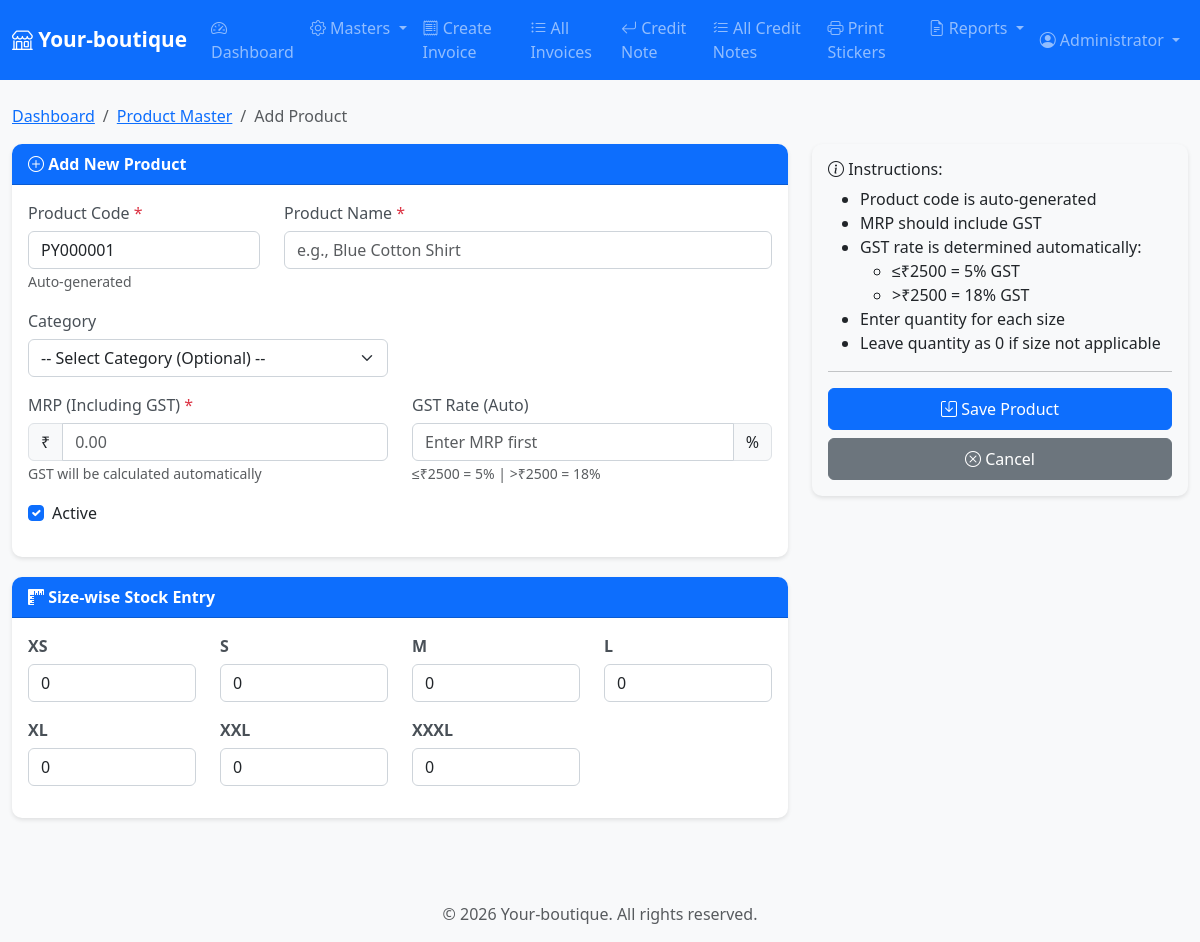
The app's page /modules/products/OLD_add.php (signed in) with its own data.
### tables this page shows
CREATE TABLE IF NOT EXISTS sizes (
    id INT PRIMARY KEY AUTO_INCREMENT,
    size_name VARCHAR(20) UNIQUE NOT NULL,
    sort_order INT DEFAULT 0,
    is_active TINYINT(1) DEFAULT 1,
    created_at TIMESTAMP DEFAULT CURRENT_TIMESTAMP
);

### config/functions.php (called while the page is built, shortened)
<?php
function generateProductCode($conn) {
    $sql = "SELECT product_code FROM products ORDER BY id DESC LIMIT 1";
    $result = $conn->query($sql);
    if ($result && $result->num_rows > 0) {
        $row = $result->fetch_assoc();
        $lastCode = $row['product_code'];
        $number = intval(substr($lastCode, 2));
        $newNumber = $number + 1;
    } else {
        $newNumber = 1;
    }
    return 'PY' . str_pad($newNumber, 6, '0', STR_PAD_LEFT);
}
?>

### modules/products/OLD_add.php (the view, shortened to what this page needs)
<?php
require_once __DIR__ . '/../../includes/header.php';
$nextCode = generateProductCode($conn);
$sizesResult = $conn->query("SELECT * FROM sizes WHERE is_active = 1 ORDER BY sort_order ASC");
$sizes = [];
while ($row = $sizesResult->fetch_assoc()) {
    $sizes[] = $row;
}
?>
<div class="row">
    <div class="col-12">
        <nav aria-label="breadcrumb">
            <ol class="breadcrumb">
                <li class="breadcrumb-item"><a href="/dashboard.php">Dashboard</a></li>
                <li class="breadcrumb-item"><a href="list.php">Product Master</a></li>
                <li class="breadcrumb-item active">Add Product</li>
            </ol>
        </nav>
    </div>
</div>
<form method="POST" action="">
    <div class="row">
        <div class="col-md-8">
            <div class="card">
                <div class="card-header">
                    <i class="bi bi-plus-circle"></i> Add New Product
                </div>
                <div class="card-body">
                    <div class="row">
                        <div class="col-md-4 mb-3">
                            <label for="product_code" class="form-label">Product Code <span class="text-danger">*</span></label>
                            <input type="text" class="form-control" id="product_code" name="product_code"
                                   value="<?php echo $nextCode; ?>" readonly>
                            <small class="text-muted">Auto-generated</small>
                        </div>
                        <div class="col-md-8 mb-3">
                            <label for="product_name" class="form-label">Product Name <span class="text-danger">*</span></label>
                            <input type="text" class="form-control" id="product_name" name="product_name"
                                   placeholder="e.g., Blue Cotton Shirt" required autofocus>
                        </div>
                    </div>
                    <div class="row">
                        <div class="col-md-6 mb-3">
                            <label for="category_id" class="form-label">Category</label>
                            <select class="form-select" id="category_id" name="category_id">
                                <option value="0">-- Select Category (Optional) --</option>
                            </select>
                        </div>
                    </div>
                    <div class="row">
                        <div class="col-md-6 mb-3">
                            <label for="mrp" class="form-label">MRP (Including GST) <span class="text-danger">*</span></label>
                            <div class="input-group">
                                <span class="input-group-text">₹</span>
                                <input type="number" class="form-control" id="mrp" name="mrp"
                                       placeholder="0.00" step="0.01" min="0.01" required>
                            </div>
                            <small class="text-muted">GST will be calculated automatically</small>
                        </div>
                        <div class="col-md-6 mb-3">
                            <label class="form-label">GST Rate (Auto)</label>
                            <div class="input-group">
                                <input type="text" class="form-control" id="gst_display" readonly
                                       placeholder="Enter MRP first">
                                <span class="input-group-text">%</span>
                            </div>
                            <small class="text-muted" id="gst_info">≤₹2500 = 5% | >₹2500 = 18%</small>
                        </div>
                    </div>
                    <div class="mb-3">
                        <div class="form-check">
                            <input class="form-check-input" type="checkbox" id="is_active" name="is_active" checked>
                            <label class="form-check-label" for="is_active">
                                Active
                            </label>
                        </div>
                    </div>
                </div>
            </div>
            <div class="card mt-3">
                <div class="card-header">
                    <i class="bi bi-rulers"></i> Size-wise Stock Entry
                </div>
                <div class="card-body">
                    <div class="row">
                        <?php foreach ($sizes as $size): ?>
                        <div class="col-md-3 mb-3">
                            <label for="qty_<?php echo $size['id']; ?>" class="form-label">
                                <strong><?php echo $size['size_name']; ?></strong>
                            </label>
                            <input type="number" class="form-control" id="qty_<?php echo $size['id']; ?>"
                                   name="qty_<?php echo $size['id']; ?>" value="0" min="0">
                        </div>
                        <?php endforeach; ?>
                    </div>
                </div>
            </div>
        </div>
        <div class="col-md-4">
            <div class="card bg-light">
                <div class="card-body">
                    <h6><i class="bi bi-info-circle"></i> Instructions:</h6>
                    <ul class="mb-0">
                        <li>Product code is auto-generated</li>
                        <li>MRP should include GST</li>
                        <li>GST rate is determined automatically:
                            <ul>
                                <li>≤₹2500 = 5% GST</li>
                                <li>>₹2500 = 18% GST</li>
                            </ul>
                        </li>
                        <li>Enter quantity for each size</li>
                        <li>Leave quantity as 0 if size not applicable</li>
                    </ul>
                    <hr>
                    <div class="d-grid gap-2">
                        <button type="submit" class="btn btn-primary">
                            <i class="bi bi-save"></i> Save Product
                        </button>
                        <a href="list.php" class="btn btn-secondary">
                            <i class="bi bi-x-circle"></i> Cancel
                        </a>
                    </div>
                </div>
            </div>
        </div>
    </div>
</form>
<?php
require_once __DIR__ . '/../../includes/footer.php';
?>

### assets/css/style.css (style rules this page uses)
:root { --primary-color: #0d6efd; --secondary-color: #6c757d; --success-color: #198754; --danger-color: #dc3545; --warning-color: #ffc107; }
body { font-family: 'Segoe UI', Tahoma, Geneva, Verdana, sans-serif; background-color: #f8f9fa; }
.card { border: none; border-radius: 10px; box-shadow: 0 2px 4px rgba(0,0,0,0.1); margin-bottom: 20px; }
.card-header { background-color: var(--primary-color); color: white; font-weight: 600; border-radius: 10px 10px 0 0 !important; }
.btn { border-radius: 6px; padding: 8px 16px; font-weight: 500; }
.form-control, .form-select { border-radius: 6px; border: 1px solid #ced4da; }
.form-label { font-weight: 500; color: #495057; margin-bottom: 6px; }

### records on screen
sizes: size_name "XS"
sizes: size_name "S"
sizes: size_name "M"
sizes: size_name "L"
sizes: size_name "XL"
sizes: size_name "XXL"
sizes: size_name "XXXL"

### other values on screen
getUserFullName() "Administrator"
